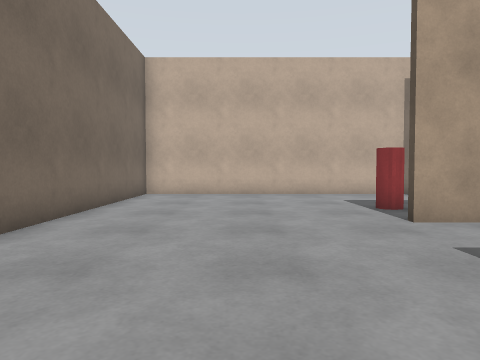
View 1 (above)

16 first-person views from a walk through a robot-simulator world made for Gazebo. The camera is 0.94 m above the floor, tilts 2° down and sees 70° across. The floor is counted in squares, 1 m on a side. Each view is taken from the middle of a square. On the plan, view 1 faces up. The plan holds only what a view shows up to about 12 squares ahead; the rest is blank.

View 2
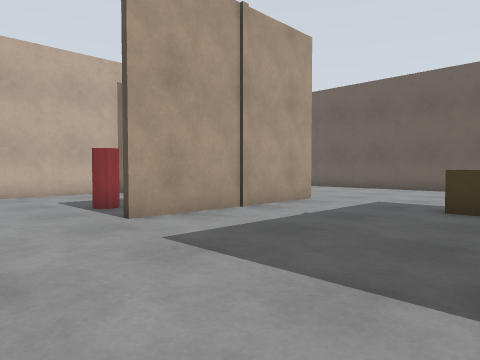

View 3
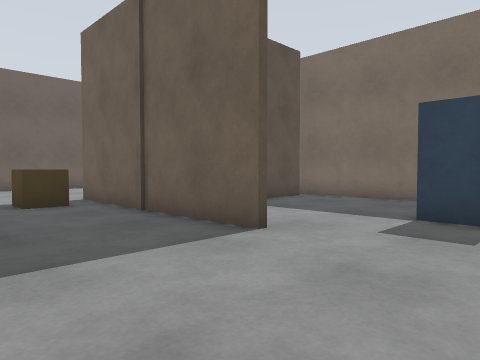

View 4
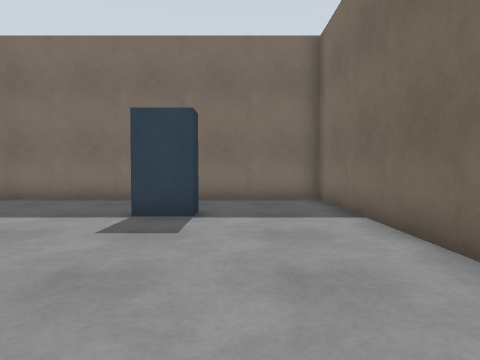

View 5
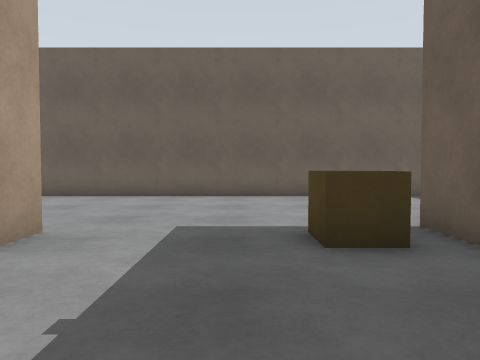

View 6
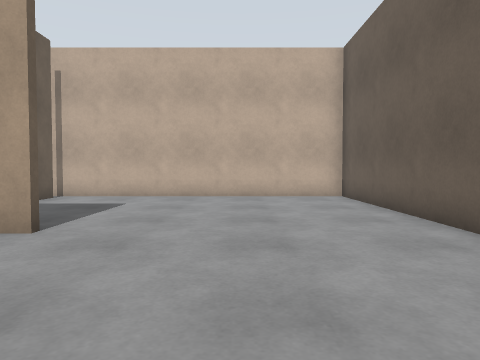

View 7
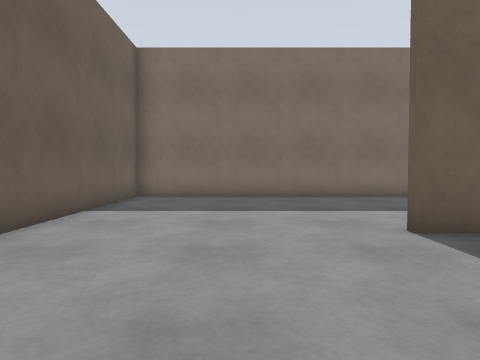

View 8
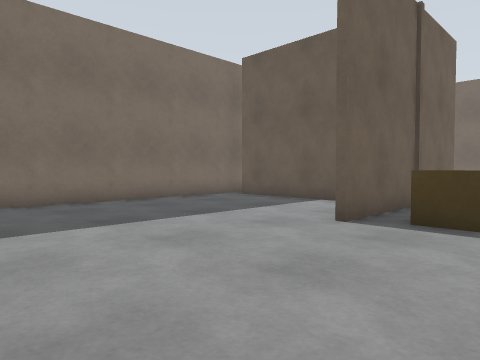

View 9
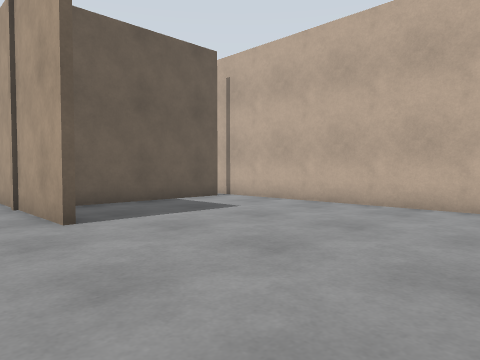

View 10
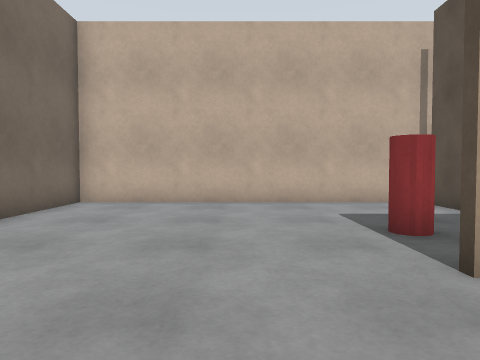

View 11
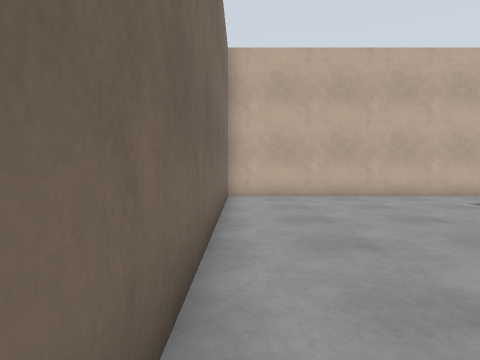

View 12
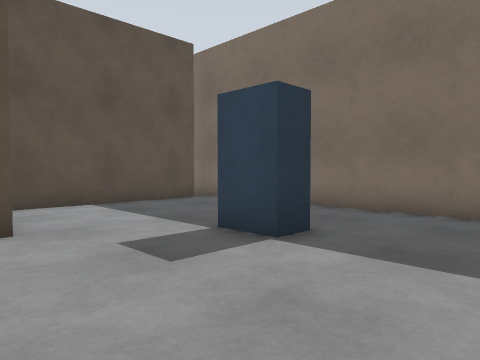

View 13
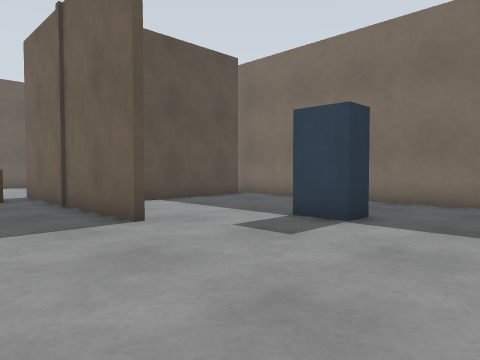

View 14
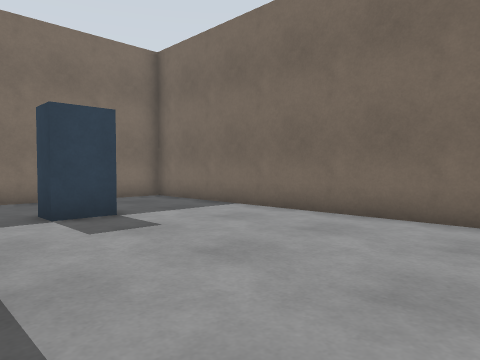

View 15
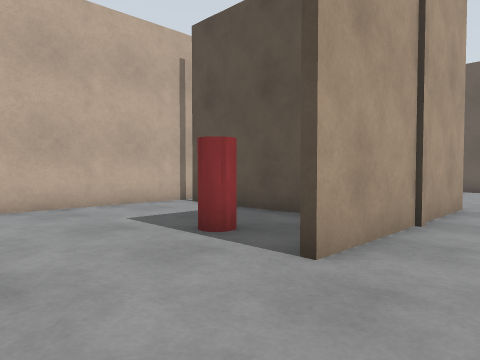

View 16
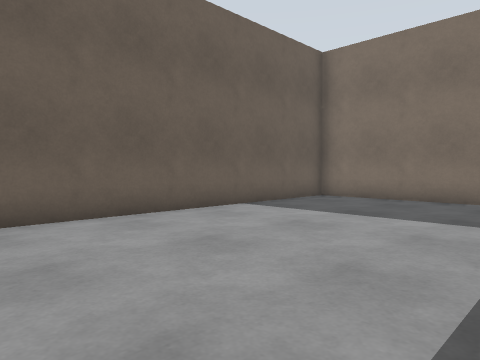

### Floor plan
Points are (right, up) in squares from view 1. A wall is a line through its corners. A room is listed if a view was taken in it or the views show most of it. See-through windows are left out.
Room 1 (views 1, 2, 3, 4, 5, 6, 7, 8, 9, 10, 11, 12, 13, 14, 15, 16)
walls: (9.1, 5.9) (3, 5.9); (2.4, 0.1) (9.5, 0.1); (6.1, -2) (6.1, -5.1); (5.9, 8.1) (5.9, 11.9); (5.9, -5.9) (5.9, -0.8); (6.1, 11.9) (6.1, 7); (-3.4, -6.4) (15.4, -6.4) (15.4, 12.4) (-3.4, 12.4) (-3.4, -6.4)
ways out: gap at (6, -6); gap at (6, 12)
objects: cabinet (0, -3) to (1, -3); pillar (3, 8) to (4, 8); brown box (8, 1) to (9, 2)

Where each view was taken, in squares from view 1:
view 1: 0 up, 0 right, facing up
view 2: 0 up, 0 right, facing up-right
view 3: 4 up, 1 left, facing down-right
view 4: 4 up, 1 left, facing down
view 5: 3 up, 4 right, facing right
view 6: 1 up, 12 right, facing up
view 7: 5 up, 12 right, facing down
view 8: 3 up, 15 right, facing down-left
view 9: 4 up, 15 right, facing up-left
view 10: 3 up, 1 right, facing up
view 11: 1 up, 3 left, facing up
view 12: 1 up, 3 left, facing down-right
view 13: 3 up, 3 left, facing down-right
view 14: 4 up, 3 right, facing down-left
view 15: 4 up, 0 right, facing up-right
view 16: 4 up, 9 right, facing down-right
